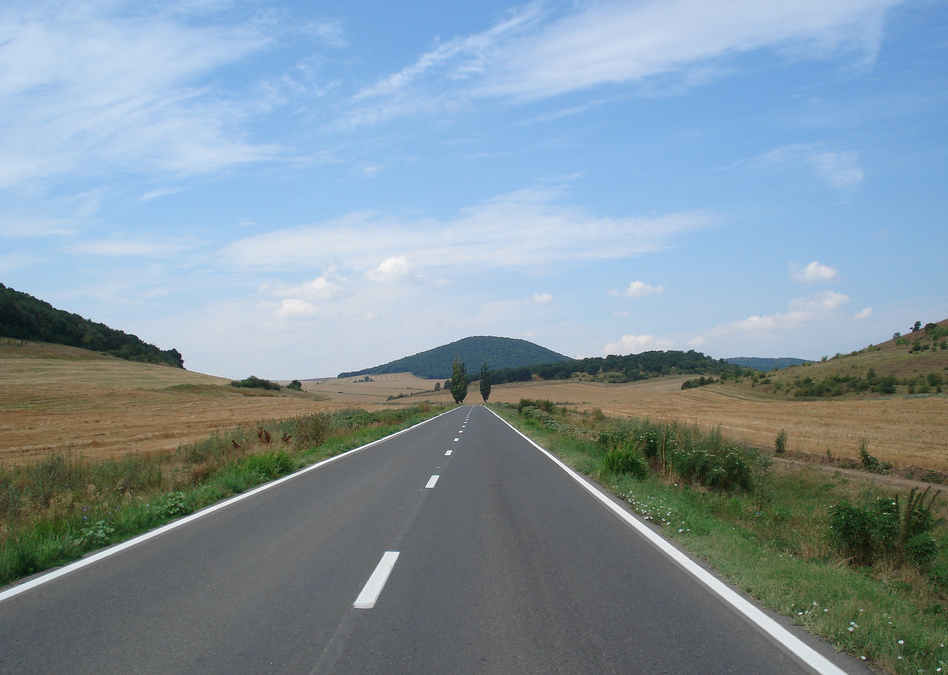
#> input picture Ayudantia_4/imgs/road.jpg, 948 x 675 px
$ python houghlines.py
#> lines starting #> are read from the running program, lines starting #| are printed output that depends on the picture; after the words box and inside, x2 and y2 are one past the last pixel; in counts of white or black regions, pixels touching at a corner belong together
import numpy as np
import matplotlib.pyplot as plt
from PIL import Image
import cv2

# =========================
# LEER IMAGEN EN GRIS
# =========================
imagen = plt.imread("./imgs/road.jpg")
#> imagen is the input picture: shape (675, 948, 3); mean R, G, B 130.4, 148.2, 159.2
imagen = Image.fromarray(imagen).convert('L')
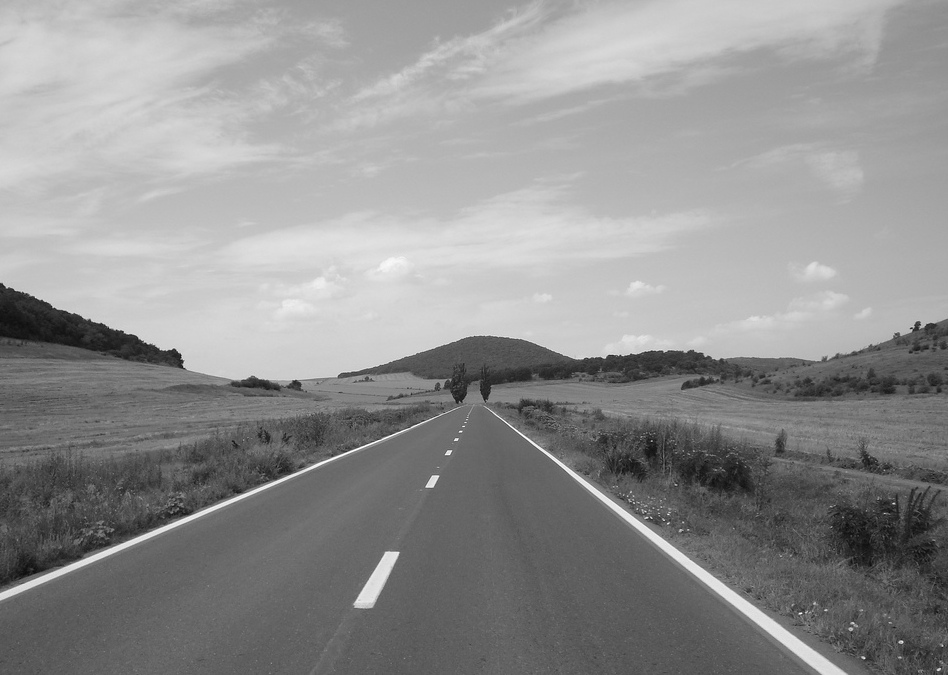
#> imagen: PIL image 948x675 L; min 10, max 255, mean 144.1
imagen = np.array(imagen).astype(np.uint8)

# =========================
# GAUSSIANO FUERTE
# =========================
gauss = cv2.GaussianBlur(imagen, (9, 9), 2.5)

# =========================
# CANNY
# =========================
edges_orig = cv2.Canny(imagen, 50, 150)
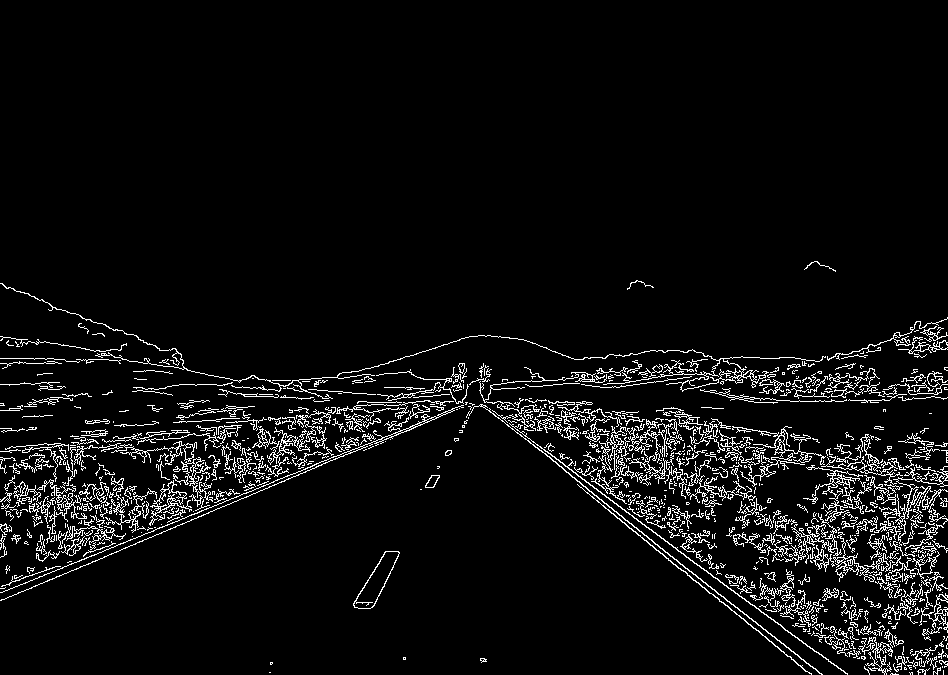
#> edges_orig: shape (675, 948); 5.5% white in thin lines or dots, all inside (x1, y1, x2, y2) = (0, 261, 948, 675)
edges_gauss = cv2.Canny(gauss, 50, 150)
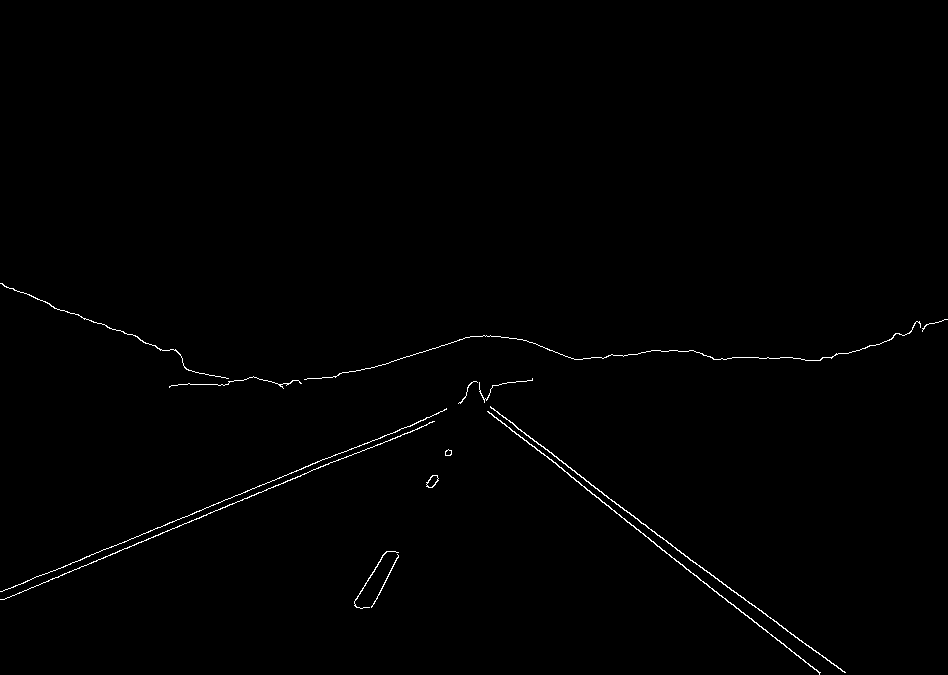
#> edges_gauss: shape (675, 948); 0.59% white in thin lines or dots, all inside (x1, y1, x2, y2) = (0, 283, 948, 675)

# =========================
# HOUGH LINES
# =========================
def hough_lines_img(edge_img, orig_img):
    img_hough = cv2.cvtColor(orig_img, cv2.COLOR_GRAY2BGR)
    lines = cv2.HoughLinesP(edge_img, rho=1, theta=np.pi/180,
                            threshold=80, minLineLength=50, maxLineGap=10)
#> lines = 347 rows, first 6: [1, 600, 363, 447], [0, 592, 312, 466], [26, 445, 132, 447], [10, 452, 104, 440], [120, 360, 187, 369], [179, 421, 249, 417]
    if lines is not None:
        for line in lines:
            x1, y1, x2, y2 = line[0]
            cv2.line(img_hough, (x1, y1), (x2, y2), (0, 0, 255), 2)
#> this loop made 347 passes
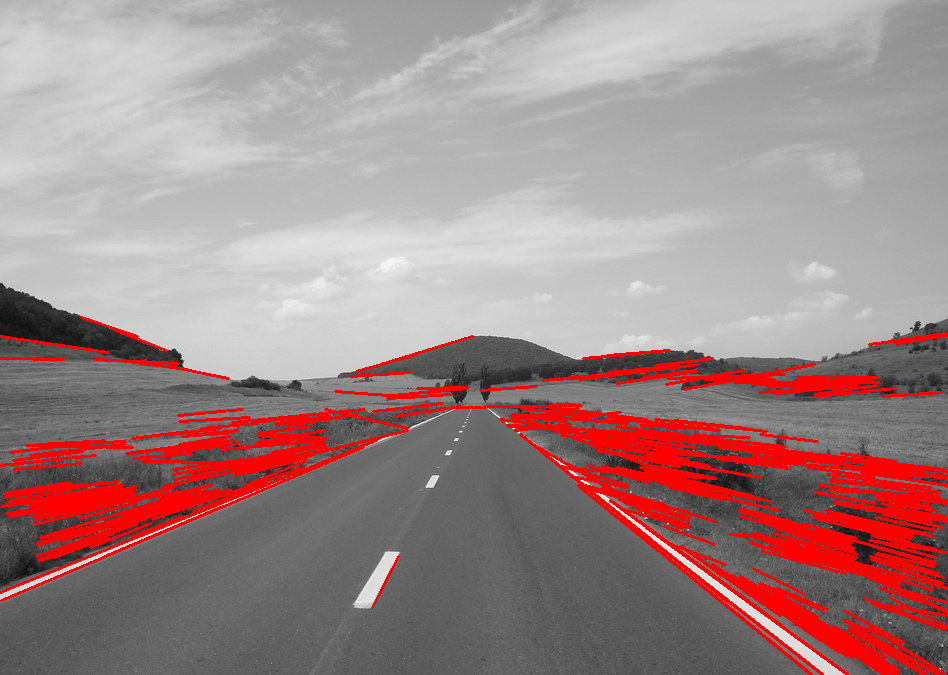
#> img_hough: shape (675, 948, 3); mean B, G, R 135.1, 135.1, 160.8
    return img_hough

hough_orig = hough_lines_img(edges_orig, imagen)
hough_gauss = hough_lines_img(edges_gauss, gauss)
#> in hough_lines_img (call 2), `lines = cv2.HoughLinesP(edge_img, rho=1, theta=np.pi/180, threshold=80..`: lines = 14 rows, first 6: [490, 407, 799, 640], [346, 451, 423, 420], [571, 477, 820, 672], [0, 591, 218, 503], [194, 512, 429, 417], [4, 599, 229, 504]
#> the loop in hough_lines_img (call 2), `for line in lines:` made 14 passes
#> (x1, y1, x2, y2) on passes 1 to 12: (490, 407, 799, 640), (346, 451, 423, 420), (571, 477, 820, 672), (0, 591, 218, 503), (194, 512, 429, 417), (4, 599, 229, 504), (761, 611, 844, 672), (225, 506, 434, 421), (627, 522, 819, 672), (359, 452, 426, 425), (487, 411, 648, 537), (0, 283, 50, 304)
#> after the loop in hough_lines_img (call 2), `for line in lines:`:
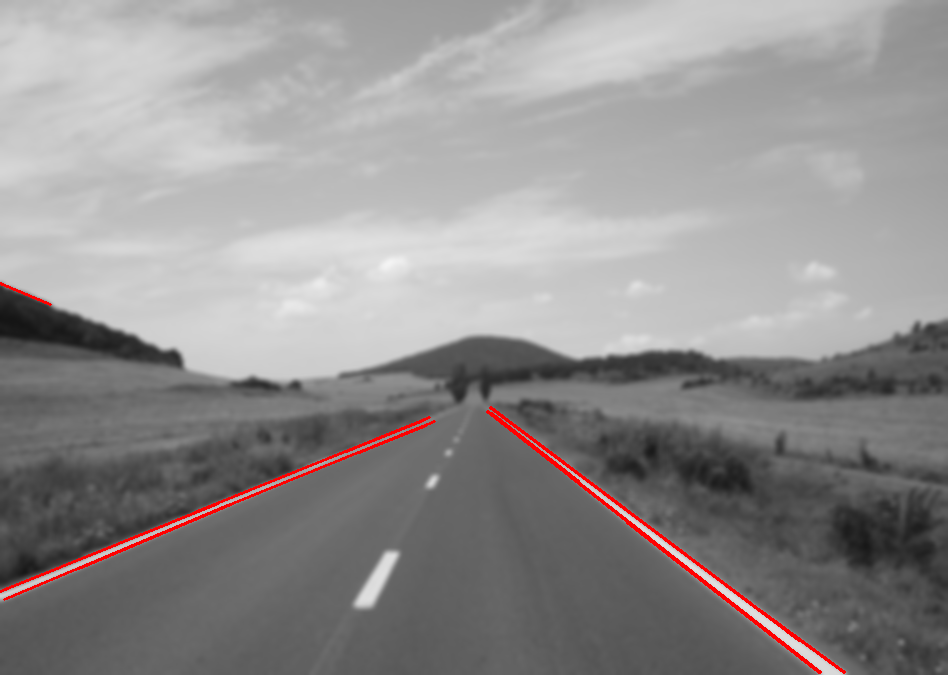
#> img_hough: shape (675, 948, 3); mean B, G, R 142.7, 142.7, 145.1

# =========================
# FIGURA 2x3
# =========================
fig, ax = plt.subplots(2, 3, figsize=(18, 10))

# Fila 1: original
ax[0,0].imshow(imagen, cmap='gray')
ax[0,0].set_title("Original")
ax[0,1].imshow(edges_orig, cmap='gray')
ax[0,1].set_title("Canny Original")
ax[0,2].imshow(hough_orig)
ax[0,2].set_title("Hough Original")

# Fila 2: blur gaussiano
ax[1,0].imshow(gauss, cmap='gray')
ax[1,0].set_title("Gaussian Blur")
ax[1,1].imshow(edges_gauss, cmap='gray')
ax[1,1].set_title("Canny Blur")
ax[1,2].imshow(hough_gauss)
ax[1,2].set_title("Hough Blur")

# Limpiar ejes
for i in range(2):
    for j in range(3):
        ax[i,j].axis('off')

plt.tight_layout()
plt.show()
#> figure, not shown here; B, G, R data is drawn as R, G, B

$ run again, with Ayudantia_4/imgs/arrow.jpeg copied over Ayudantia_4/imgs/road.jpg
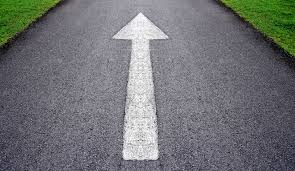
#> input picture Ayudantia_4/imgs/arrow.jpeg, 295 x 171 px
#> imagen is the input picture: shape (171, 295, 3); mean R, G, B 113.4, 115.4, 117.6
#> imagen: PIL image 295x171 L
#> edges_orig: shape (171, 295); 24.8% white in thin lines or dots
#> edges_gauss: shape (171, 295); 0.81% white in thin lines or dots, all inside (x1, y1, x2, y2) = (114, 13, 167, 160)
#> lines = 66 rows, first 6: [0, 162, 190, 69], [4, 108, 177, 139], [0, 167, 293, 136], [3, 147, 294, 106], [83, 133, 223, 59], [16, 165, 234, 119]
#> the loop in hough_lines_img, `for line in lines:` made 66 passes
#> after the loop in hough_lines_img, `for line in lines:`:
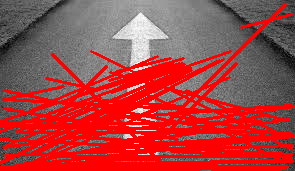
#> img_hough: shape (171, 295, 3); mean B, G, R 66.4, 66.4, 169.8
#> lines = [[122, 156, 132, 41], [149, 47, 158, 156]]
#> the loop in hough_lines_img (call 2), `for line in lines:` made 2 passes
#> after the loop in hough_lines_img (call 2), `for line in lines:`:
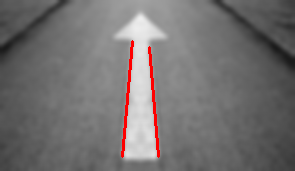
#> img_hough: shape (171, 295, 3); mean B, G, R 112.7, 112.7, 116.2
